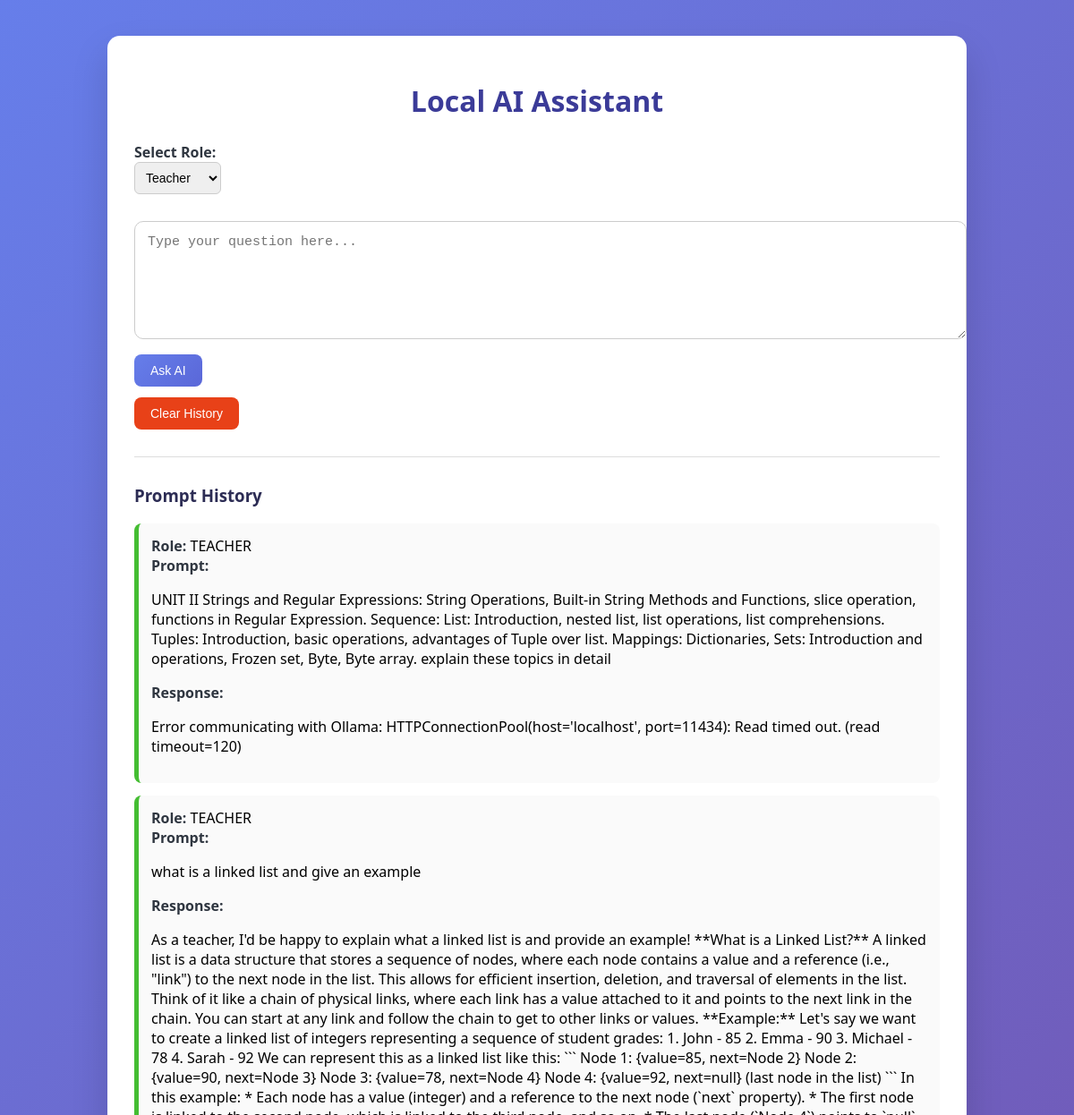
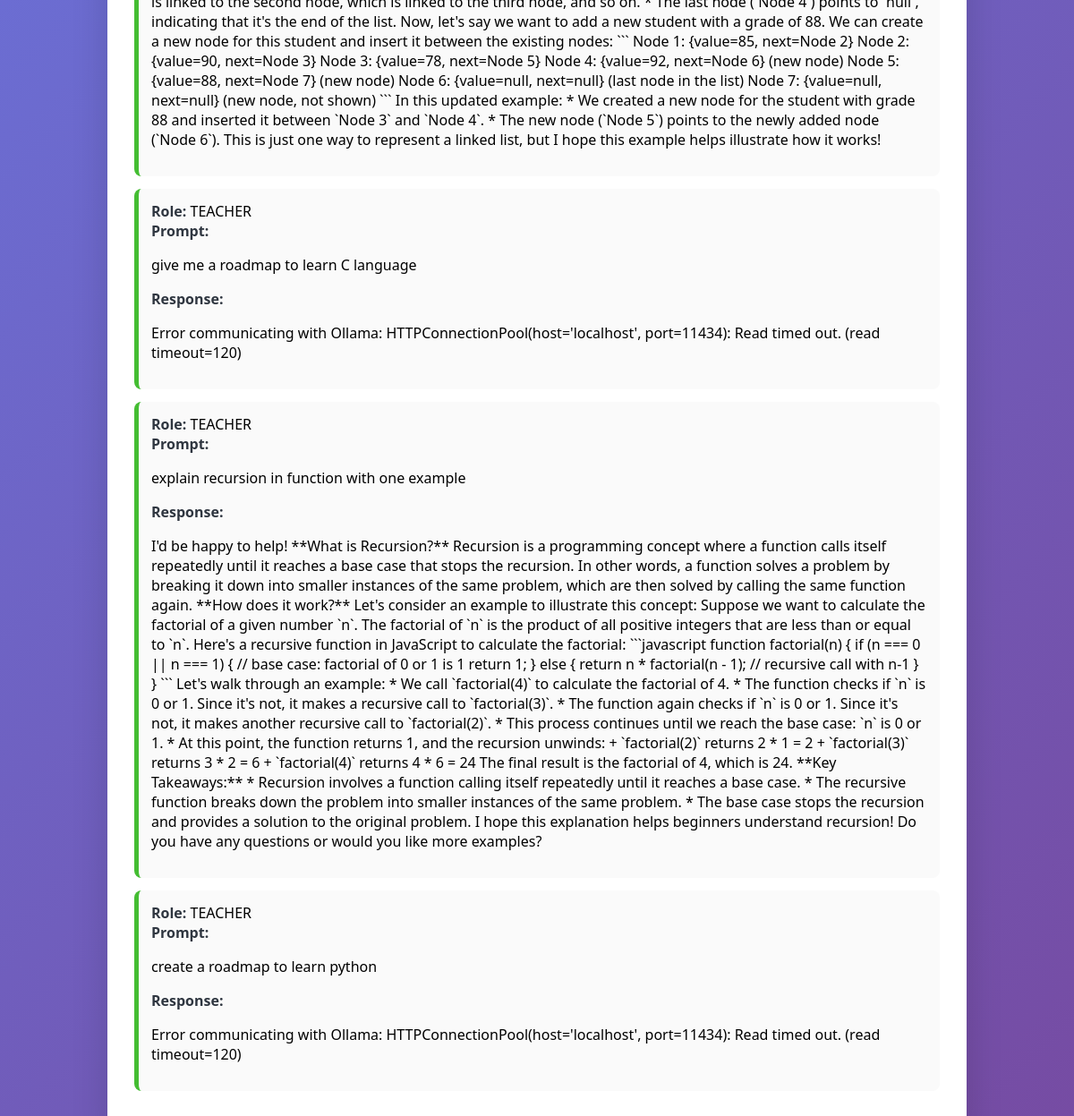
The page / on the database its author committed (2 pictures, top to bottom).
### tables this page shows
CREATE TABLE history (
            id INTEGER PRIMARY KEY AUTOINCREMENT,
            role TEXT,
            prompt TEXT,
            response TEXT
        );

### app.py (the view, shortened to what this page needs)
@app.route("/", methods=["GET", "POST"])
def home():
    ai_response = None
    pdf_path = None
    user_prompt = ""
    user_role = "explainer"
    history = fetch_history()
    return render_template(
        "index.html",
        ai_response=ai_response,
        pdf_path=pdf_path,
        history=history,
        user_prompt=user_prompt
    )

### utils/db.py (called while the page is built)
def get_connection():
    return sqlite3.connect(DB_NAME)

def fetch_history():
    conn = get_connection()
    cur = conn.cursor()
    cur.execute("SELECT role, prompt, response FROM history ORDER BY id DESC")
    rows = cur.fetchall()
    conn.close()
    return rows

### templates/index.html (shortened to what this page needs)
<!DOCTYPE html>
<html>
<head>
    <link rel="stylesheet" href="/static/style.css">
</head>
<body>
<div class="container">
    <h1>Local AI Assistant</h1>
    <form method="POST">
        <label><strong>Select Role:</strong></label><br>
        <select name="role">
            <option value="teacher">Teacher</option>
        </select><br><br>
        <textarea name="prompt" rows="6" placeholder="Type your question here...">{{ user_prompt }}</textarea><br>
        <button type="submit">Ask AI</button>
    </form>
    <form method="POST" action="/clear">
        <button type="submit">Clear History</button>
    </form>
    {% if history %}
        <hr>
        <h3>Prompt History</h3>
        {% for role, prompt, response in history %}
            <div class="history-item">
                <strong>Role:</strong> {{ role | upper }}<br>
                <strong>Prompt:</strong>
                <p>{{ prompt }}</p>
                <strong>Response:</strong>
                <p>{{ response }}</p>
            </div>
        {% endfor %}
    {% endif %}
</div>
</body>
</html>

### static/style.css (style rules this page uses)
body { font-family: "Segoe UI", Tahoma, Geneva, Verdana, sans-serif; background: linear-gradient(135deg, #667eea, #764ba2); margin: 0; padding: 0; min-height: 100vh; }
.container { max-width: 900px; margin: 40px auto; background: #ffffff; padding: 30px; border-radius: 14px; box-shadow: 0 20px 40px rgba(0, 0, 0, 0.15); }
h1 { text-align: center; color: #3b3b98; margin-bottom: 25px; }
h3 { color: #2c2c54; }
label { color: #2f3640; font-weight: 600; }
select { padding: 8px; border-radius: 6px; border: 1px solid #ccc; font-size: 14px; }
textarea { width: 100%; padding: 14px; font-size: 15px; border-radius: 10px; border: 1px solid #ccc; resize: vertical; margin-top: 8px; outline: none; }
button { background: linear-gradient(135deg, #667eea, #5a67d8); color: white; border: none; padding: 10px 18px; border-radius: 8px; font-size: 14px; cursor: pointer; margin-top: 12px; transition: all 0.2s ease; }
form[action="/clear"] button { background: #e84118; }
.history-item { background: #fafafa; border-left: 5px solid #44bd32; padding: 14px; border-radius: 8px; margin-bottom: 14px; }
.history-item strong { color: #2f3640; }
hr { border: none; height: 1px; background: #ddd; margin: 30px 0; }

### rows shown on the page
history: role "TEACHER", prompt "UNIT II Strings and Regular Expressions: String Operations, Built-in String Methods and Functions, slice operation, functions in Regular Expression. Sequence: List: Introduction, nested list, list operations, list comprehensions. Tuples: Introduction, basic operations, advantages of Tuple over list. Mappings: Dictionaries, Sets: Introduction and operations, Frozen set, Byte, Byte array. explain these topics in detail", response "Error communicating with Ollama: HTTPConnectionPool(host='localhost', port=11434): Read timed out. (read timeout=120)"
history: role "TEACHER", prompt "what is a linked list and give an example", response "As a teacher, I'd be happy to explain what a linked list is and provide an example! **What is a Linked List?** A linked list is a data structure that stores a sequence of nodes, where each node contains a value and a reference (i.e., \"link\") to the next node in the list. This allows for efficient insertion, deletion, and traversal of elements in the list. Think of it like a chain of physical links, where each link has a value attached to it and points to the next link in the chain. You can start at any link and follow the chain to get to other links or values. **Example:** Let's say we want to create a linked list of integers representing a sequence of student grades: 1. John - 85 2. Emma -…"
history: role "TEACHER", prompt "give me a roadmap to learn C language", response "Error communicating with Ollama: HTTPConnectionPool(host='localhost', port=11434): Read timed out. (read timeout=120)"
history: role "TEACHER", prompt "explain recursion in function with one example", response "I'd be happy to help! **What is Recursion?** Recursion is a programming concept where a function calls itself repeatedly until it reaches a base case that stops the recursion. In other words, a function solves a problem by breaking it down into smaller instances of the same problem, which are then solved by calling the same function again. **How does it work?** Let's consider an example to illustrate this concept: Suppose we want to calculate the factorial of a given number `n`. The factorial of `n` is the product of all positive integers that are less than or equal to `n`. Here's a recursive function in JavaScript to calculate the factorial: ```javascript function factorial(n) { if (n ===…"
history: role "TEACHER", prompt "create a roadmap to learn python", response "Error communicating with Ollama: HTTPConnectionPool(host='localhost', port=11434): Read timed out. (read timeout=120)"
